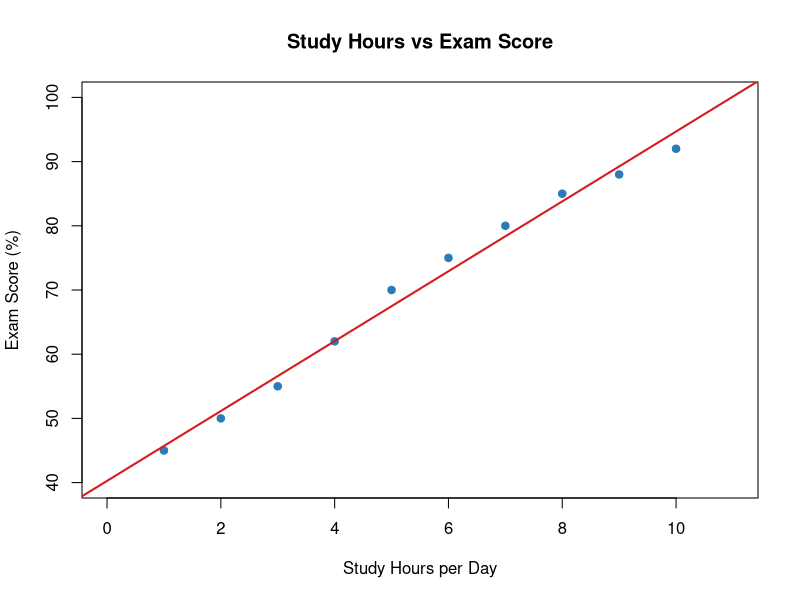

Write the R code that produced this figure.
## ---- chunk 1
#| echo: false
#| message: false

study_hours <- c(1, 2, 3, 4, 5, 6, 7, 8, 9, 10)
scores <- c(45, 50, 55, 62, 70, 75, 80, 85, 88, 92)

plot(study_hours, scores,
     xlab = "Study Hours per Day",
     ylab = "Exam Score (%)",
     main = "Study Hours vs Exam Score",
     pch = 19, col = "#2c7bb6",
     xlim = c(0, 11), ylim = c(40, 100))
abline(lm(scores ~ study_hours), col = "#d7191c", lwd = 2)
